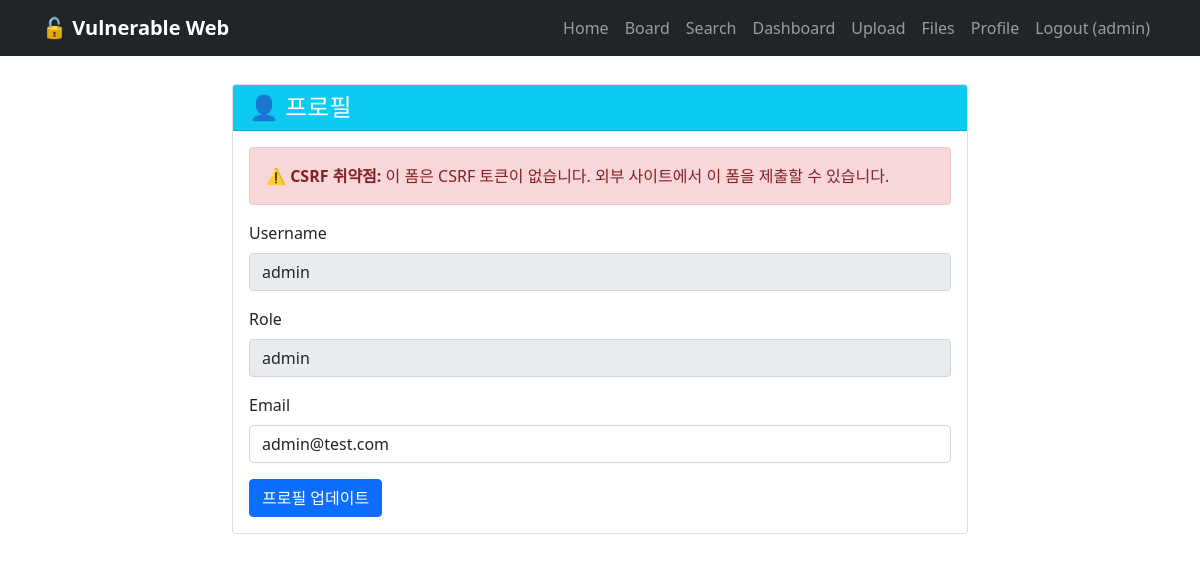
Screenshot of /profile (signed in) with the database file from the repository.
### tables this page shows
CREATE TABLE users (
        id INTEGER PRIMARY KEY AUTOINCREMENT,
        username TEXT UNIQUE NOT NULL,
        password TEXT NOT NULL,
        email TEXT,
        role TEXT DEFAULT 'user'
    );

### week_09/vulnerable_app/app.py (the view, shortened to what this page needs)
@app.route('/profile', methods=['GET', 'POST'])
def profile():
    if 'user_id' not in session:
        return redirect(url_for('login'))
    conn = get_db()
    cursor = conn.cursor()
    cursor.execute("SELECT * FROM users WHERE id=?", (session['user_id'],))
    user = cursor.fetchone()
    conn.close()
    return render_template('profile.html', user=user)

### week_09/vulnerable_app/app.py (called while the page is built)
def get_db():
    conn = sqlite3.connect('database.db')
    conn.row_factory = sqlite3.Row
    return conn

### week_09/vulnerable_app/templates/profile.html (shortened to what this page needs)
{% extends "base.html" %}
{% block content %}
<div class="row justify-content-center">
    <div class="col-md-8">
        <div class="card">
            <div class="card-header bg-info text-white">
                <h4 class="mb-0">👤 프로필</h4>
            </div>
            <div class="card-body">
                <div class="alert alert-danger">
                    <strong>⚠️ CSRF 취약점:</strong> 이 폼은 CSRF 토큰이 없습니다.
                    외부 사이트에서 이 폼을 제출할 수 있습니다.
                </div>
                <form method="POST" action="/profile">
                    <div class="mb-3">
                        <label class="form-label">Username</label>
                        <input type="text" class="form-control" value="{{ user.username }}" disabled>
                    </div>
                    <div class="mb-3">
                        <label class="form-label">Role</label>
                        <input type="text" class="form-control" value="{{ user.role }}" disabled>
                    </div>
                    <div class="mb-3">
                        <label for="email" class="form-label">Email</label>
                        <input type="email" class="form-control" id="email" name="email" value="{{ user.email }}" required>
                    </div>
                    <button type="submit" class="btn btn-primary">프로필 업데이트</button>
                </form>
            </div>
        </div>
    </div>
</div>
{% endblock %}

### week_09/vulnerable_app/templates/base.html (style rules this page uses)
body { padding-top: 60px; }

### rows the page displays
users: username "admin", role "admin", email "admin@test.com"

### other values shown
{{ session.username }} "admin"
